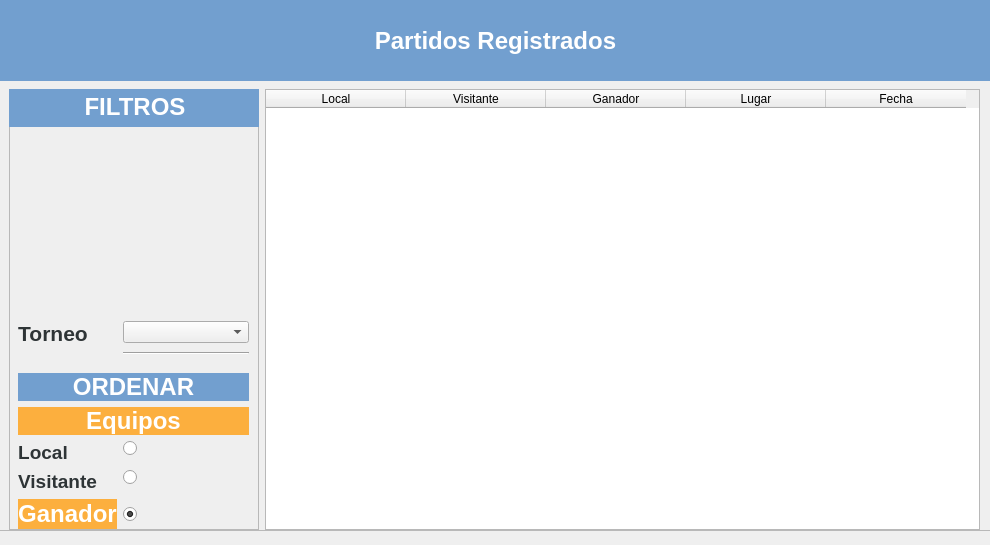
<?xml version="1.0" encoding="UTF-8"?>
<ui version="4.0">
 <class>Form</class>
 <widget class="QWidget" name="Form">
  <property name="geometry">
   <rect>
    <x>0</x>
    <y>0</y>
    <width>990</width>
    <height>545</height>
   </rect>
  </property>
  <property name="minimumSize">
   <size>
    <width>990</width>
    <height>545</height>
   </size>
  </property>
  <property name="maximumSize">
   <size>
    <width>990</width>
    <height>545</height>
   </size>
  </property>
  <property name="windowTitle">
   <string>Form</string>
  </property>
  <widget class="QFrame" name="frame">
   <property name="geometry">
    <rect>
     <x>-10</x>
     <y>0</y>
     <width>1001</width>
     <height>531</height>
    </rect>
   </property>
   <property name="frameShape">
    <enum>QFrame::StyledPanel</enum>
   </property>
   <property name="frameShadow">
    <enum>QFrame::Raised</enum>
   </property>
   <widget class="QWidget" name="horizontalLayoutWidget">
    <property name="geometry">
     <rect>
      <x>19</x>
      <y>89</y>
      <width>971</width>
      <height>441</height>
     </rect>
    </property>
    <layout class="QHBoxLayout" name="horizontalLayout">
     <item>
      <widget class="QFrame" name="frame_2">
       <property name="minimumSize">
        <size>
         <width>250</width>
         <height>0</height>
        </size>
       </property>
       <property name="frameShape">
        <enum>QFrame::StyledPanel</enum>
       </property>
       <property name="frameShadow">
        <enum>QFrame::Raised</enum>
       </property>
       <widget class="QWidget" name="formLayoutWidget">
        <property name="geometry">
         <rect>
          <x>9</x>
          <y>49</y>
          <width>231</width>
          <height>391</height>
         </rect>
        </property>
        <layout class="QFormLayout" name="formLayout">
         <item row="0" column="0">
          <spacer name="verticalSpacer_2">
           <property name="orientation">
            <enum>Qt::Vertical</enum>
           </property>
           <property name="sizeHint" stdset="0">
            <size>
             <width>20</width>
             <height>15</height>
            </size>
           </property>
          </spacer>
         </item>
         <item row="1" column="0">
          <widget class="QLabel" name="label_2">
           <property name="font">
            <font>
             <pointsize>16</pointsize>
             <weight>75</weight>
             <bold>true</bold>
            </font>
           </property>
           <property name="styleSheet">
            <string notr="true">color: rgb(46, 52, 54)</string>
           </property>
           <property name="text">
            <string>Torneo</string>
           </property>
           <property name="alignment">
            <set>Qt::AlignCenter</set>
           </property>
          </widget>
         </item>
         <item row="1" column="1">
          <widget class="QComboBox" name="comboBox"/>
         </item>
         <item row="2" column="0">
          <spacer name="verticalSpacer">
           <property name="orientation">
            <enum>Qt::Vertical</enum>
           </property>
           <property name="sizeHint" stdset="0">
            <size>
             <width>20</width>
             <height>15</height>
            </size>
           </property>
          </spacer>
         </item>
         <item row="2" column="1">
          <widget class="Line" name="line">
           <property name="orientation">
            <enum>Qt::Horizontal</enum>
           </property>
          </widget>
         </item>
         <item row="4" column="0" colspan="2">
          <widget class="QLabel" name="label_9">
           <property name="font">
            <font>
             <pointsize>18</pointsize>
             <weight>75</weight>
             <bold>true</bold>
            </font>
           </property>
           <property name="styleSheet">
            <string notr="true">background-color: rgb(114, 159, 207);
color: rgb(255, 255, 255);</string>
           </property>
           <property name="text">
            <string>ORDENAR</string>
           </property>
           <property name="alignment">
            <set>Qt::AlignCenter</set>
           </property>
          </widget>
         </item>
         <item row="5" column="0" colspan="2">
          <widget class="QLabel" name="label_10">
           <property name="font">
            <font>
             <pointsize>18</pointsize>
             <weight>75</weight>
             <bold>true</bold>
            </font>
           </property>
           <property name="styleSheet">
            <string notr="true">background-color: rgb(252, 175, 62);
color: rgb(255, 255, 255);</string>
           </property>
           <property name="text">
            <string>Equipos</string>
           </property>
           <property name="alignment">
            <set>Qt::AlignCenter</set>
           </property>
          </widget>
         </item>
         <item row="6" column="0">
          <widget class="QLabel" name="label_7">
           <property name="font">
            <font>
             <pointsize>14</pointsize>
             <weight>75</weight>
             <bold>true</bold>
            </font>
           </property>
           <property name="styleSheet">
            <string notr="true">color: rgb(46, 52, 54)</string>
           </property>
           <property name="text">
            <string>Local</string>
           </property>
           <property name="alignment">
            <set>Qt::AlignCenter</set>
           </property>
          </widget>
         </item>
         <item row="6" column="1">
          <widget class="QRadioButton" name="radioButton_2">
           <property name="text">
            <string/>
           </property>
           <property name="checked">
            <bool>false</bool>
           </property>
          </widget>
         </item>
         <item row="7" column="0">
          <widget class="QLabel" name="label_6">
           <property name="font">
            <font>
             <pointsize>14</pointsize>
             <weight>75</weight>
             <bold>true</bold>
            </font>
           </property>
           <property name="styleSheet">
            <string notr="true">color: rgb(46, 52, 54)</string>
           </property>
           <property name="text">
            <string>Visitante</string>
           </property>
           <property name="alignment">
            <set>Qt::AlignCenter</set>
           </property>
          </widget>
         </item>
         <item row="7" column="1">
          <widget class="QRadioButton" name="radioButton">
           <property name="text">
            <string/>
           </property>
          </widget>
         </item>
         <item row="8" column="0">
          <widget class="QLabel" name="label_11">
           <property name="font">
            <font>
             <pointsize>18</pointsize>
             <weight>75</weight>
             <bold>true</bold>
            </font>
           </property>
           <property name="styleSheet">
            <string notr="true">background-color: rgb(252, 175, 62);
color: rgb(255, 255, 255);</string>
           </property>
           <property name="text">
            <string>Ganador</string>
           </property>
           <property name="alignment">
            <set>Qt::AlignCenter</set>
           </property>
          </widget>
         </item>
         <item row="8" column="1">
          <widget class="QRadioButton" name="radioButton_3">
           <property name="minimumSize">
            <size>
             <width>0</width>
             <height>30</height>
            </size>
           </property>
           <property name="text">
            <string/>
           </property>
           <property name="checked">
            <bool>true</bool>
           </property>
          </widget>
         </item>
        </layout>
       </widget>
       <widget class="QLabel" name="label_4">
        <property name="geometry">
         <rect>
          <x>0</x>
          <y>-3</y>
          <width>252</width>
          <height>41</height>
         </rect>
        </property>
        <property name="font">
         <font>
          <pointsize>18</pointsize>
          <weight>75</weight>
          <bold>true</bold>
         </font>
        </property>
        <property name="styleSheet">
         <string notr="true">background-color: rgb(114, 159, 207);
color: rgb(255, 255, 255);</string>
        </property>
        <property name="text">
         <string>FILTROS</string>
        </property>
        <property name="alignment">
         <set>Qt::AlignCenter</set>
        </property>
       </widget>
      </widget>
     </item>
     <item>
      <widget class="QTableWidget" name="tableWidget">
       <property name="editTriggers">
        <set>QAbstractItemView::NoEditTriggers</set>
       </property>
       <property name="alternatingRowColors">
        <bool>true</bool>
       </property>
       <property name="selectionMode">
        <enum>QAbstractItemView::SingleSelection</enum>
       </property>
       <property name="selectionBehavior">
        <enum>QAbstractItemView::SelectRows</enum>
       </property>
       <property name="textElideMode">
        <enum>Qt::ElideMiddle</enum>
       </property>
       <property name="sortingEnabled">
        <bool>true</bool>
       </property>
       <property name="wordWrap">
        <bool>false</bool>
       </property>
       <attribute name="horizontalHeaderDefaultSectionSize">
        <number>140</number>
       </attribute>
       <column>
        <property name="text">
         <string>Local</string>
        </property>
       </column>
       <column>
        <property name="text">
         <string>Visitante</string>
        </property>
       </column>
       <column>
        <property name="text">
         <string>Ganador</string>
        </property>
       </column>
       <column>
        <property name="text">
         <string>Lugar</string>
        </property>
       </column>
       <column>
        <property name="text">
         <string>Fecha</string>
        </property>
       </column>
      </widget>
     </item>
    </layout>
   </widget>
   <widget class="QLabel" name="label_8">
    <property name="geometry">
     <rect>
      <x>10</x>
      <y>0</y>
      <width>991</width>
      <height>81</height>
     </rect>
    </property>
    <property name="font">
     <font>
      <pointsize>18</pointsize>
      <weight>75</weight>
      <bold>true</bold>
     </font>
    </property>
    <property name="styleSheet">
     <string notr="true">background-color: rgb(114, 159, 207);
color: rgb(255, 255, 255);</string>
    </property>
    <property name="text">
     <string>Partidos Registrados</string>
    </property>
    <property name="alignment">
     <set>Qt::AlignCenter</set>
    </property>
   </widget>
  </widget>
 </widget>
 <resources/>
 <connections/>
</ui>
